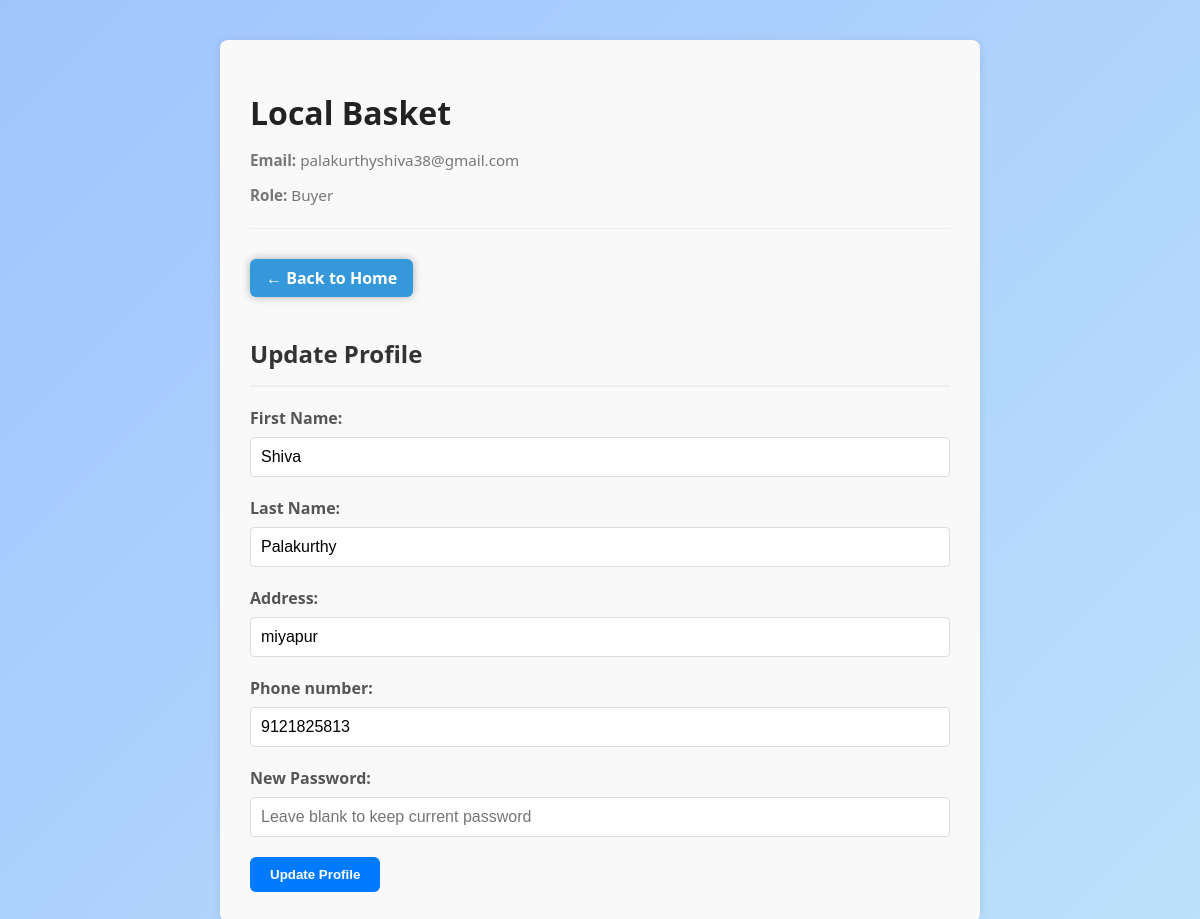
The app's page /accounts/profile/ (signed in) with its own data.
### accounts/models.py (models this page shows, shortened)
class CustomUser(AbstractBaseUser):
    email = models.EmailField(unique=True, null=True, blank=True)
    phone_number = models.CharField(max_length=15, unique=True, null=True, blank=True)
    first_name = models.CharField(max_length=30)
    last_name = models.CharField(max_length=30)
    address = models.CharField(max_length=255)
    is_buyer = models.BooleanField(default=False)
    is_seller = models.BooleanField(default=False)
    is_homemade = models.BooleanField(default=False)
    is_active = models.BooleanField(default=True)
    is_staff = models.BooleanField(default=False)
    date_joined = models.DateTimeField(auto_now_add=True)
    USERNAME_FIELD = 'email'
    REQUIRED_FIELDS = []
    objects = CustomUserManager()

### accounts/views.py (the view)
# urls.py: path('profile/', views.profile_view, name='profile'),
@login_required(login_url='/')
def profile_view(request):
    user = request.user
    if user.is_buyer:
        role = 'buyer'
    elif user.is_seller:
        role = 'seller'
    elif user.is_homemade:
        role = 'homemade'
    else:
        role = None
    if role:
        back_url = f'{role}:{role}_home'
    else:
        back_url = None  # prevent template from erroring
    if request.method == 'POST':
        form = ProfileForm(request.POST, instance=user)
        if form.is_valid():
            form.save()
            messages.success(request, 'Updated')
            return redirect('accounts:profile')
    else:
        form = ProfileForm(instance=user)
    return render(request, 'profile.html', {
        'form': form,
        'email': user.email,
        'role': role.capitalize() if role else '',
        'back_url': back_url,
    })

### accounts/forms.py
class ProfileForm(forms.ModelForm):
    new_password = forms.CharField(
        label='New Password',
        required=False,
        widget=forms.PasswordInput(attrs={'placeholder': 'Leave blank to keep current password'})
    )
    class Meta:
        model = CustomUser
        fields = ['first_name', 'last_name', 'address', 'phone_number']
    def __init__(self, *args, **kwargs):
        super(ProfileForm, self).__init__(*args, **kwargs)
        self.fields['phone_number'].required = True

### templates/profile.html (shortened to what this page needs)
{% extends "base.html" %}
{% load static %}
{% block content %}
<link rel="stylesheet" href="{% static 'css/profile.css' %}">
<link rel="stylesheet" href="{% static 'js/profile.js' %}">
<div id="profile-container" class="container">
    <div id="profile-header">
        <div id="profile-info">
            <h1 id="user-name">Local Basket</h1>
            <p id="user-email"><strong>Email:</strong> {{ email }}</p>
            <p id="user-role"><strong>Role:</strong> {{ role }}</p>
        </div>
    </div>
    <a href="{% url back_url %}" class="back-btn">← Back to Home</a>
    <div id="profile-details">
        <h2 class="section-title">Update Profile</h2>
        <form id="profile-form" method="post">
            <div class="form-group">
                <label for="{{ form.first_name.id_for_label }}">First Name:</label>
                {{ form.first_name }}
            </div>
            <div class="form-group">
                <label for="{{ form.last_name.id_for_label }}">Last Name:</label>
                {{ form.last_name }}
            </div>
            {% for field in form %}
                {% if field.name != 'first_name' and field.name != 'last_name' %}
                    <div class="form-group">
                        <label for="{{ field.id_for_label }}">{{ field.label_tag }}</label>
                        {{ field }}
                    </div>
                {% endif %}
            {% endfor %}
            <button type="submit" class="button primary">Update Profile</button>
        </form>
    </div>
</div>
{% endblock %}

### static/css/register.css (style rules this page uses)
body { margin: 0; padding: 0; font-family: 'Segoe UI', Tahoma, Geneva, Verdana, sans-serif; background: linear-gradient(135deg, #a1c4fd, #c2e9fb, #d4fc79, #96e6a1); background-size: 400% 400%; animation: gradientBG 10s ease infinite; height: 100vh; }

### static/css/profile.css (style rules this page uses)
.container { max-width: 700px; margin: 40px auto; padding: 30px; background-color: #f9f9f9; border-radius: 8px; box-shadow: 0 2px 10px rgba(0, 0, 0, 0.1); }
.back-btn { display: inline-block; margin-bottom: 20px; text-decoration: none; background-color: #3498db; color: white; padding: 8px 16px; border-radius: 6px; font-weight: bold; box-shadow: 0 0 8px rgba(0, 0, 0, 0.3); transition: 0.3s; }
.section-title { color: #333; border-bottom: 2px solid #eee; padding-bottom: 15px; margin-bottom: 20px; }
.form-group { margin-bottom: 20px; }
label { display: block; margin-bottom: 8px; color: #555; font-weight: bold; }
input[type="text"], input[type="email"], input[type="password"], select { width: 100%; padding: 10px; border: 1px solid #ddd; border-radius: 4px; box-sizing: border-box; font-size: 16px; }
.button { display: inline-block; padding: 10px 20px; border: none; border-radius: 6px; font-weight: bold; text-align: center; text-decoration: none; cursor: pointer; transition: background-color 0.3s ease; }
.button.primary { background-color: #007bff; color: white; }
#profile-header { display: flex; align-items: center; margin-bottom: 30px; padding-bottom: 20px; border-bottom: 1px solid #eee; }
#profile-info { flex-grow: 1; }
#user-name { color: #222; margin-bottom: 5px; }
#user-email, #user-role { color: #777; font-size: 0.95em; margin-bottom: 3px; }

### records on screen
CustomUser: email "palakurthyshiva38@gmail.com", first_name "Shiva", last_name "Palakurthy", form "miyapur" "9121825813"

### other values on screen
{{ role }} "Buyer"
{{ field.label_tag }} "Address:" "Phone number:" "New Password:"
